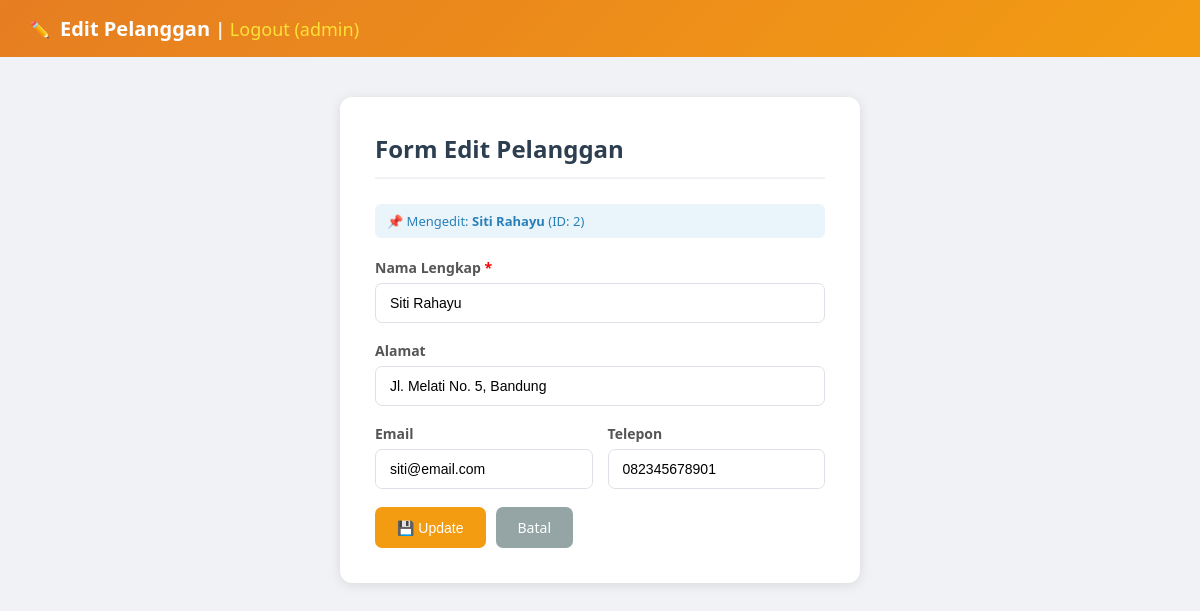
The app's page /pelanggan/edit.php?id=2 (signed in) with its own data.
### tables this page shows
CREATE TABLE IF NOT EXISTS pelanggan (
    ID INT AUTO_INCREMENT PRIMARY KEY,
    Nama VARCHAR(255) NOT NULL,
    Alamat VARCHAR(255),
    Email VARCHAR(255),
    Telepon VARCHAR(20)
);

### pelanggan/edit.php (the view, shortened to what this page needs)
<?php
require_once '../koneksi.php';
$id = (int)$_GET['id'];
$p  = $conn->query("SELECT * FROM pelanggan WHERE ID=$id")->fetch_assoc();
?>
<!DOCTYPE html>
<html lang="id">
<head>
</head>
<body>
<div class="navbar"><span>✏️</span><h1>Edit Pelanggan <span style="font-size:0.9em;opacity:0.9;">| <a href="../logout.php" style="color:#ffeb3b;text-decoration:none;font-weight:500;">Logout (<?php echo $_SESSION['username']; ?>)</a></span></h1></div>
<div class="form-box">
    <h2>Form Edit Pelanggan</h2>
    <div class="info-badge">📌 Mengedit: <strong><?= htmlspecialchars($p['Nama']) ?></strong> (ID: <?= $id ?>)</div>
    <form method="POST">
        <label>Nama Lengkap <span style="color:red">*</span></label>
        <input type="text" name="nama" required value="<?= htmlspecialchars($p['Nama']) ?>">
        <label>Alamat</label>
        <input type="text" name="alamat" value="<?= htmlspecialchars($p['Alamat']) ?>">
        <div class="row">
            <div>
                <label>Email</label>
                <input type="email" name="email" value="<?= htmlspecialchars($p['Email']) ?>">
            </div>
            <div>
                <label>Telepon</label>
                <input type="text" name="telepon" value="<?= $p['Telepon'] ?>">
            </div>
        </div>
        <div style="display:flex;gap:10px;">
            <button type="submit" class="btn btn-warning">💾 Update</button>
            <a href="index.php" class="btn btn-secondary">Batal</a>
        </div>
    </form>
</div>
</body>
</html>

### pelanggan/edit.php (style rules this page uses)
* { margin: 0; padding: 0; box-sizing: border-box; }
body { font-family: 'Segoe UI', Arial, sans-serif; background: #f0f2f5; }
.navbar { background: linear-gradient(135deg, #e67e22, #f39c12); color: white; padding: 15px 30px; display: flex; align-items: center; gap: 10px; }
.navbar h1 { font-size: 20px; }
.form-box { max-width: 520px; margin: 40px auto; background: white; padding: 35px; border-radius: 12px; box-shadow: 0 2px 12px rgba(0,0,0,0.1); }
.form-box h2 { color: #2c3e50; margin-bottom: 25px; padding-bottom: 12px; border-bottom: 2px solid #f0f2f5; }
label { display: block; margin-bottom: 6px; font-weight: 600; color: #555; font-size: 14px; }
input { width: 100%; padding: 11px 14px; border: 1px solid #dde1e7; border-radius: 7px; margin-bottom: 18px; font-size: 14px; }
.btn { padding: 11px 22px; border-radius: 7px; border: none; cursor: pointer; font-size: 14px; text-decoration: none; display: inline-block; }
.btn-warning { background: #f39c12; color: white; }
.btn-secondary { background: #95a5a6; color: white; }
.info-badge { background: #eaf4fb; color: #2980b9; padding: 8px 12px; border-radius: 6px; font-size: 13px; margin-bottom: 20px; }
.row { display: flex; gap: 15px; }
.row > div { flex: 1; }

### records on screen
pelanggan: Nama "Siti Rahayu", nama "Siti Rahayu", alamat "Jl. Melati No. 5, Bandung", email "siti@email.com", telepon "082345678901"

### other values on screen
$_SESSION['username'] "admin"
$id "2"
